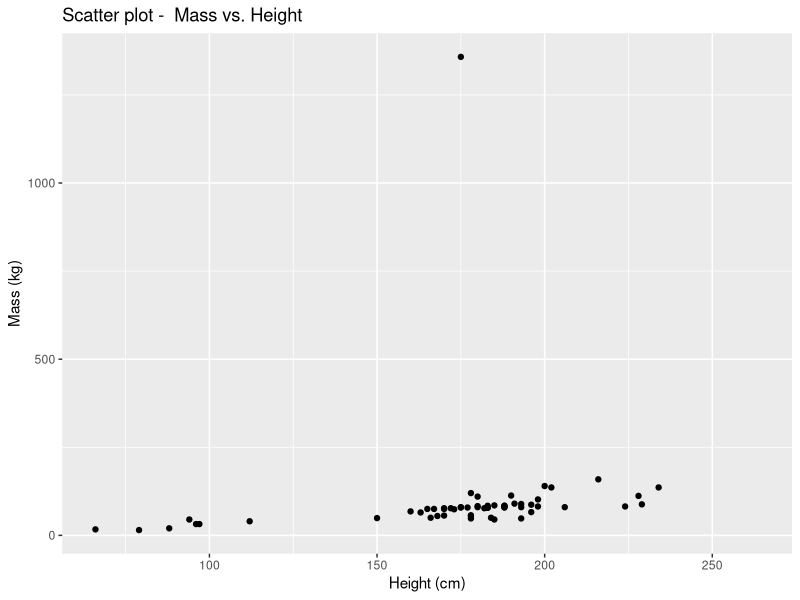
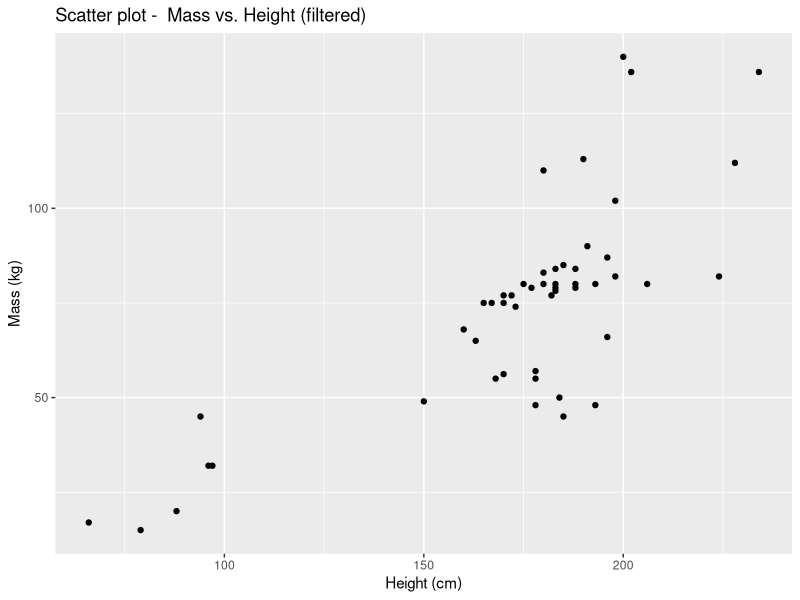
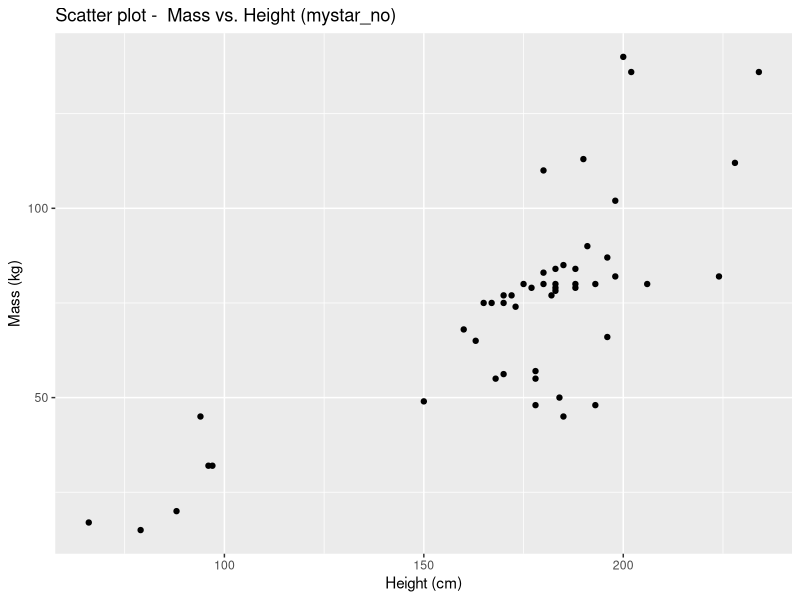

These charts were generated, in order, by the following R code:

# 0. conditionally install (synchronise between home and uni laptops)

if (!requireNamespace("tidyverse", quietly = TRUE)) {
  install.packages("tidyverse")
}
if (!requireNamespace("conflicted", quietly = TRUE)) {
  install.packages("conflicted")
}

# 0.1  Load lib (and address conflicts)
library(tidyverse)
library(conflicted) 
conflicted::conflict_prefer("filter", "dplyr")
conflicted::conflict_prefer("lag", "dplyr")

# 1. Load dataset
data(starwars)
df <- starwars
View(starwars)

# 2. Create  scatter plot
ggplot(df, aes(x = height, y = mass)) +
  geom_point() +
  labs(title = "Scatter plot -  Mass vs. Height", 
       x = "Height (cm)", y = "Mass (kg)")

# weak and positive. if the outlyer was removed then I would suggest stronger and positive

#3. missing data
na_rows   <- starwars %>% filter(if_any(everything(), is.na))
na_graph  <- starwars %>% filter(is.na(mass) | is.na(height))
starwars |> select (mass,height) |> summary()

star_no <- starwars |> drop_na(mass, height) #drop na
star_no <- star_no  |> filter (mass <= 250)
star_no |> select (mass,height) |> summary()

# 5. Student_ID as value
Student_ID = 82171165
set.seed(Student_ID)
my_starno <-star_no |> sample_n(50)

# 6. scatter plot of filtered data
ggplot(my_starno, aes(x = height, y = mass)) +
  geom_point() +
  labs(title = "Scatter plot -  Mass vs. Height (filtered)", 
       x = "Height (cm)", y = "Mass (kg)")

# not weak, not strong, MODERATE and positive 

# 7. linear regression model
model_1 <- lm(mass ~ height, data = my_starno)
summary(model_1)
coefficients <- summary(model_1)$coefficients

# The intercept is where the height is zero and is useless on its own but is 
# required to maintain the slope of the line to properly fit a curve relative
# to the observed data points. 
#
# the slope shows how the mass of a character is expected to increase for every
# centimetre of highght increase as per the group of observed data points. 
#

#lm(formula = mass ~ height, data = my_starno)
#
#Residuals:
#  Min      1Q  Median      3Q     Max 
#-37.201  -5.908   1.214   5.379  50.679 
#
#Coefficients:
#  Estimate Std. Error t value Pr(>|t|)    
#(Intercept) -28.39482   12.41314  -2.287   0.0266 *  
#  height        0.58858    0.07023   8.381 5.89e-11 ***
#  ---
#  Signif. codes:  0 ‘***’ 0.001 ‘**’ 0.01 ‘*’ 0.05 ‘.’ 0.1 ‘ ’ 1
#
#Residual standard error: 17.76 on 48 degrees of freedom
#Multiple R-squared:  0.594,	Adjusted R-squared:  0.5856 
#F-statistic: 70.24 on 1 and 48 DF,  p-value: 5.885e-11

# 8. centre the height 

mystar_no <- my_starno %>% mutate(cent_height = height - mean(height, na.rm = TRUE))
model_2 <- lm(mass ~ cent_height, data = mystar_no)
summary(model_2)
coefficients_2 <- summary(model_2)$coefficients

#Call:
#  lm(formula = mass ~ cent_height, data = mystar_no)
#
#Residuals:
#  Min      1Q  Median      3Q     Max 
#-37.201  -5.908   1.214   5.379  50.679 
#
#Coefficients:
#  Estimate Std. Error t value Pr(>|t|)    
#(Intercept) 73.48800    2.51138  29.262  < 2e-16 ***
#  cent_height  0.58858    0.07023   8.381 5.89e-11 ***
#  ---
#  Signif. codes:  0 ‘***’ 0.001 ‘**’ 0.01 ‘*’ 0.05 ‘.’ 0.1 ‘ ’ 1
#
#Residual standard error: 17.76 on 48 degrees of freedom
#Multiple R-squared:  0.594,	Adjusted R-squared:  0.5856 
#F-statistic: 70.24 on 1 and 48 DF,  p-value: 5.885e-11

# 8.1 scatter plot of mystar_no data
ggplot(mystar_no, aes(x = height, y = mass)) +
  geom_point() +
  labs(title = "Scatter plot -  Mass vs. Height (mystar_no)", 
       x = "Height (cm)", y = "Mass (kg)")


# differences:
# primary difference is the intercept, r, r-squared and adjusted r-square
# remains the same. Indicating to me that the slope is the same and that the
# data shifted and this shift is primarily indicated in the intercept. 
